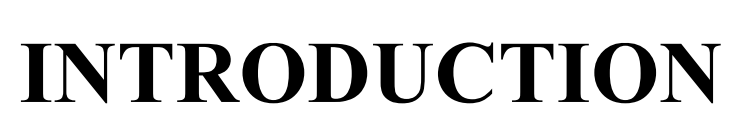
#> input picture A.png, 735 x 135 px
$ python 'visual encryption.py'
#> lines starting #> are read from the running program, lines starting #| are printed output that depends on the picture; after the words box and inside, x2 and y2 are one past the last pixel; in counts of white or black regions, pixels touching at a corner belong together
import cv2
import numpy as np

d=2

def Encrypt(img):
	'''
	takes img as input image in black and white.
	Makes 2 shares of image such that only one share does not guve any info.
	To see the full info of image one must use both shares.
	'''

	r, c = img.shape

	mat_for_white = np.array([[1,0],[1,0]])
	mat_for_black = np.array([[1,0],[0,1]])
	shares = np.zeros((2,r,d*c), dtype = np.uint8)

	for i in range(r):
		for j in range(c):
			# Black Pixel
			if img[i][j] == 0:
				idx = [0,1]
				np.random.shuffle(idx)
				for k in range(d):
					shares[0][i][d*j + k] = mat_for_black[0][idx[k]]
					shares[1][i][d*j + k] = mat_for_black[1][idx[k]]
			else :
				idx = [0,1]
				np.random.shuffle(idx)
				for k in range(d):
					shares[0][i][d*j + k] = mat_for_white[0][idx[k]]
					shares[1][i][d*j + k] = mat_for_white[1][idx[k]]

	return shares

def Decrypt(shares):
	'''
	Adds both shares to get orginal image.
	'''
	r, c = shares[0].shape

	Decr = np.zeros((r,c), dtype = np.uint8)
	for i in range(r):
		for j in range(c):
			Decr[i][j] += shares[0][i][j] + shares[1][i][j]
			Decr[i][j] = (1- Decr[i][j]) *255

	return Decr

input_image = "A.png"

# read image in gray scale
img = cv2.resize(cv2.imread(input_image, 0), None, fx = .5, fy = .5)
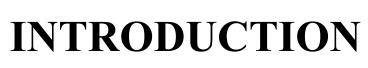
#> img: shape (68, 368); min 0, max 255, mean 215.7
# convert in black and white
img_bw = np.array(cv2.threshold(img, 128, 255, cv2.THRESH_BINARY | cv2.THRESH_OTSU)[1])
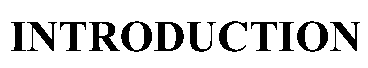
#> img_bw: shape (68, 368); 84.6% white; 12 black regions, largest, box (x1, y1, x2, y2) and area: (154, 22, 184, 51) 431, (89, 22, 120, 51) 426, (121, 21, 152, 52) 409
# Encryption
shares = Encrypt(img_bw)

Encrypt1 = np.array(shares[0])
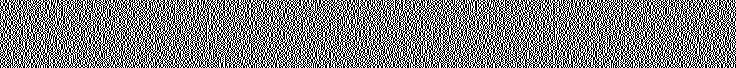
#> Encrypt1: shape (68, 736); values 0 (black) and 1 (white), 50% white in thin lines or dots
Encrypt2 = np.array(shares[1])
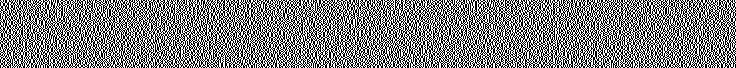
#> Encrypt2: shape (68, 736); values 0 (black) and 1 (white), 50% white in thin lines or dots

for i in range(Encrypt1.shape[0]):
	for j in range(Encrypt2.shape[1]):
		Encrypt1[i][j] = (1-Encrypt1[i][j])*255
		Encrypt2[i][j] = (1-Encrypt2[i][j])*255
#> Encrypt1: shape (68, 736); 50% white in thin lines or dots
#> Encrypt2: shape (68, 736); 50% white in thin lines or dots

Decrypt_img = Decrypt(shares)
#> after the loop in Decrypt, `for i in range(r):`:
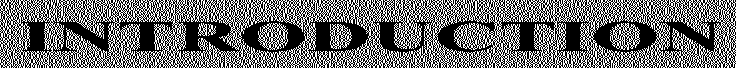
#> Decr: shape (68, 736); min 0, max 255, mean 108.3

cv2.imshow("Input image",img_bw)
cv2.imshow("Encrypt1",Encrypt1)
cv2.imshow("Encrypt2",Encrypt2)
cv2.imshow("Decrypt_img",Decrypt_img)
cv2.waitKey(0)
cv2.destroyAllWindows()
